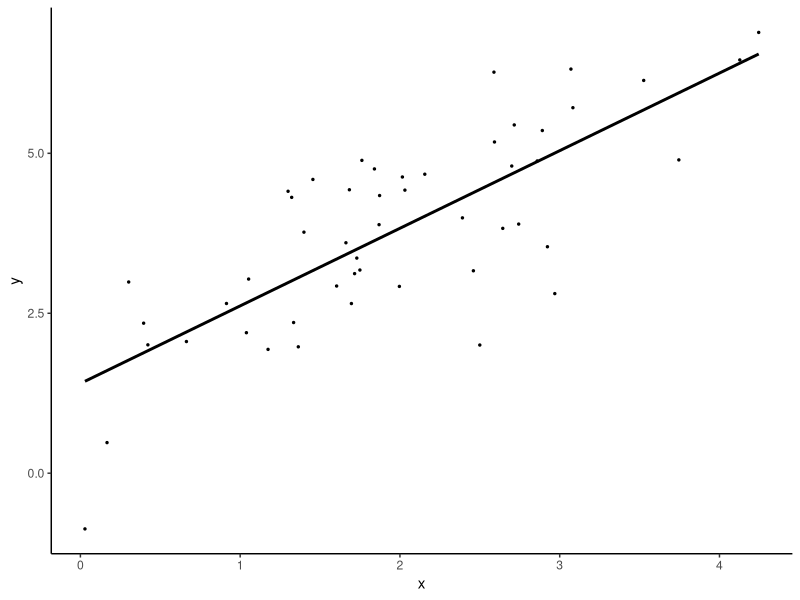

The R source for this figure:
## ---- chunk 1
knitr::opts_chunk$set(echo = FALSE)
library(knitr)
if(!require(png)){install.packages("png"); library(png)}
if(!require(jpeg)){install.packages("jpeg"); library(jpeg)}
knit_hooks$set(plot = function(x, options) {
  paste('<figure><figcaption>', options$fig.cap, '</figcaption><img src="',
        opts_knit$get('base.url'), paste(x, collapse = '.'),
        '"></figure>',
        sep = '')
})
## ---- chunk 2
suppressMessages(if(!require(ggplot2)){install.packages("ggplot2"); library(ggplot2)})
suppressMessages(if(!require(dplyr)){install.packages("dplyr"); library(dplyr)})
xy = data.frame(x = rnorm(50, 2)) %>% mutate(y = 2 + x + rnorm(50, 0.1))
ggplot(xy, aes(x, y)) + geom_point(size = 0.5) + geom_smooth(method = lm, color = "black" , se = FALSE) + theme_classic()
